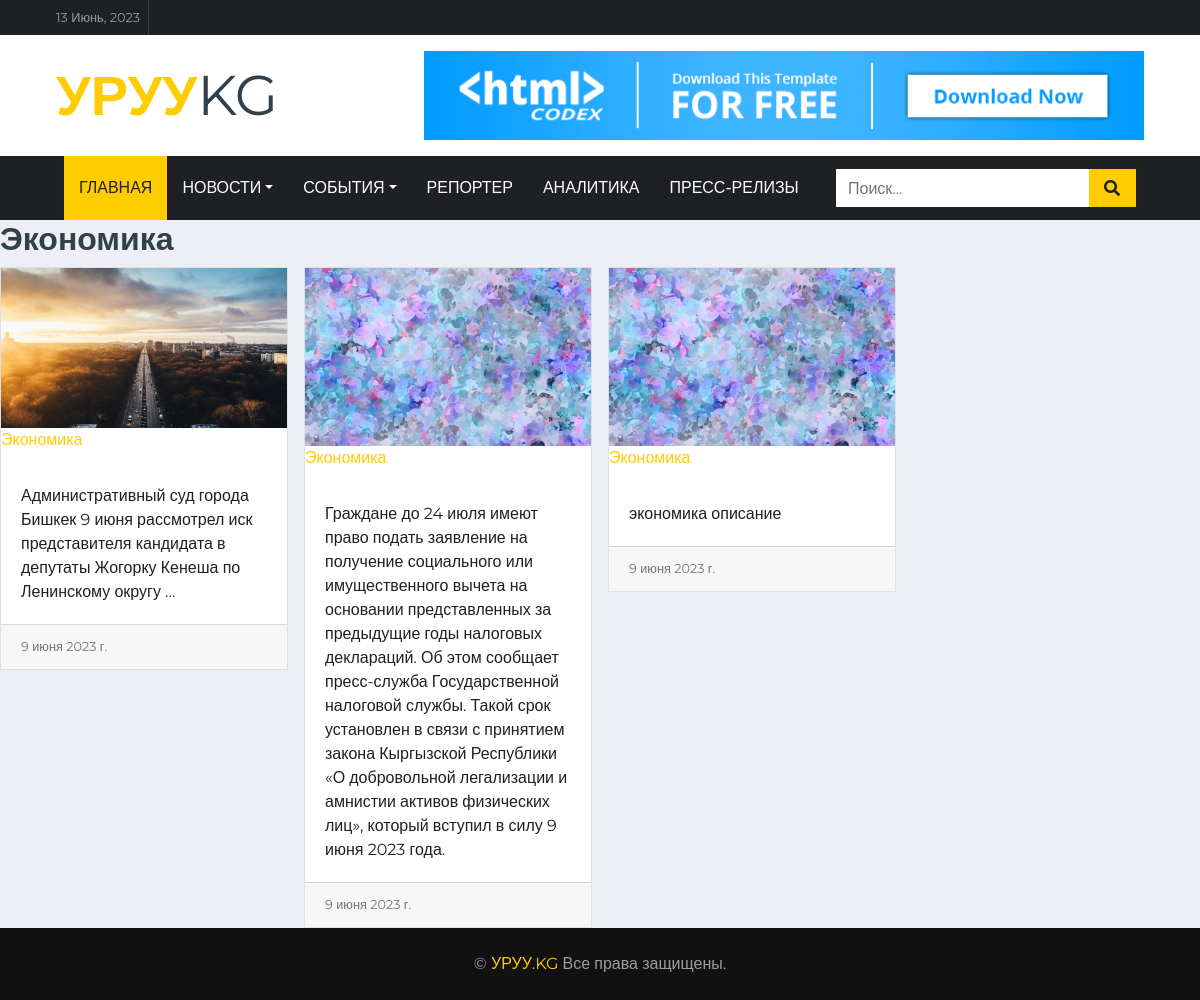
The page /economic/all on the database its author committed.
### app/models.py (models this page shows, shortened)
class Post(models.Model, HitCountMixin):
    title = models.CharField(max_length=225)
    overview = RichTextField()
    category = models.ForeignKey("Category", on_delete=models.CASCADE, blank=True, null=True)
    created_date = models.DateField(auto_now_add=False)
    image = models.ImageField(upload_to='newsImage/', blank=True, null=True)
    description = models.TextField(default='')
    top_news = models.BooleanField(default=False)
    class Meta:
        ordering = ['-created_date']
        verbose_name = "Новости"
        verbose_name_plural = "Новости"

class Category(models.Model):
    title = models.CharField(max_length=200)
    class Meta:
        verbose_name = "Категория"
        verbose_name_plural = "Категория"

### app/views.py (the view)
# urls.py: path('economic/all', economic_list),
def economic_list(request):
    news = Post.objects.filter(category=2)
    return render(request, 'econom.html', {'news': news})

### app/templates/econom.html (shortened to what this page needs)
{% extends 'base.html' %}
{% block page_content %}
{% load static %}
<h2>Экономика</h2>
<div class="row text-dark">
       {% for item in news %}
      <div class="col-md-3">
          <div class="card-deck">
        <div class="card">
              <img src="{{ item.image.url }}" class="card-img-top" alt="...">
          <a href="">{{ item.category.title }}</a>
            <div class="card-body">
                <p class="card-text">{{ item.description }}</p>
            </div>
             <div class="card-footer">
      <small class="text-muted"><p class="card-text">{{ item.created_date }}</p></small>
    </div>
        </div>
    </div>
      </div>
     {% endfor %}
</div>
     {% endblock %}

### rows shown on the page
Post: image (picture), category "Экономика", description "Административный суд города Бишкек 9 июня рассмотрел иск представителя кандидата в депутаты Жогорку Кенеша по Ленинскому округу ...", created_date "9 июня 2023 г."
Post: image (picture), category "Экономика", description "Граждане до 24 июля имеют право подать заявление на получение социального или имущественного вычета на основании представленных за предыдущие годы налоговых деклараций. Об этом сообщает пресс-служба Государственной налоговой службы. Такой срок установлен в связи с принятием закона Кыргызской Республики «О добровольной легализации и амнистии активов физических лиц», который вступил в силу 9 июня 2023 года.", created_date "9 июня 2023 г."
Post: image (picture), category "Экономика", description "экономика описание", created_date "9 июня 2023 г."

### other values the page prints
{{ current_date }} "13 Июнь, 2023"
